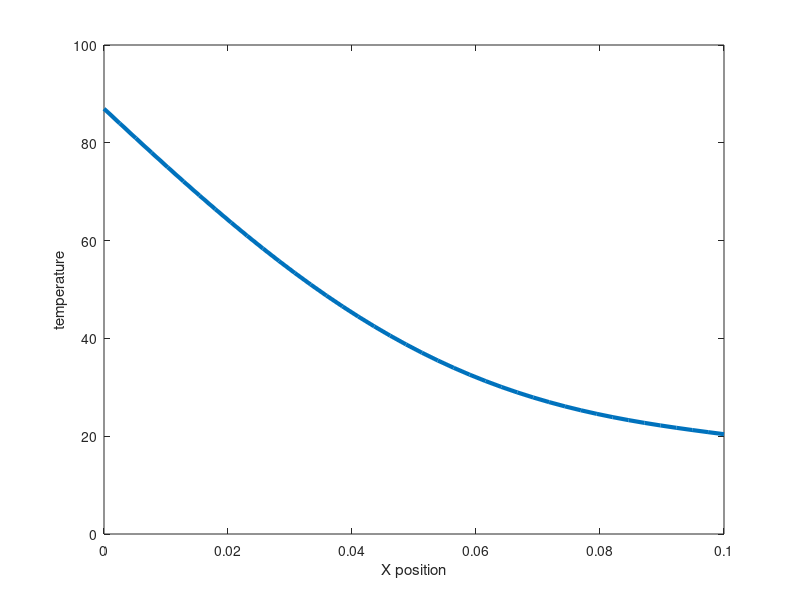

MATLAB code for this plot:
%% waveform relaxation algorithm

%   1D heat propagation
%
%   0 ============== L
%
%   heat diffusion:     dUdt = alpha * laplace(u)

% domain
L = 0.1;          % [m] length
n = 40;        % node count

% timesteps
t_end = 15;     % [s] duration
dt = 0.02;       % [s] time step

% boundary conditions u(t,0) & u(t,L)
U_0 = 90;
U_L = 20;

% initial condition u(0,x)
u0 = 0;

% thermal stuff
alpha = 0.0001; 

% -------------------------------------------------------------------------
dx = L/n;
x = linspace(0,L,n);
t = linspace(0,t_end, t_end/dt);

U = ones(n, 1)* u0;     % solution vector
dUdt = zeros(n, 1);     % derivative

% stepping through time
for j = 1:length(t)
    % interior nodes
    for i = 2:n-1
        dUdt(i) = alpha*(-(U(i)-U(i-1))/dx^2+(U(i+1)-U(i))/dx^2);
    end
    % boundary nodes
    dUdt(1) = alpha*(-(U(1)-U_0)/dx^2+(U(2)-U(1))/dx^2);
    dUdt(n) = alpha*(-(U(n)-U(n-1))/dx^2+(U_L-U(n))/dx^2);

    % expl. Euler
    U = U + dUdt *dt;

    % plot
    figure(1)
    %imagesc(U)
    %colormap('hot')
    plot(x, U, 'LineWidth',3)
    axis([0 L 0 100])
    xlabel('X position')
    ylabel('temperature')
    pause(0.01)
end


